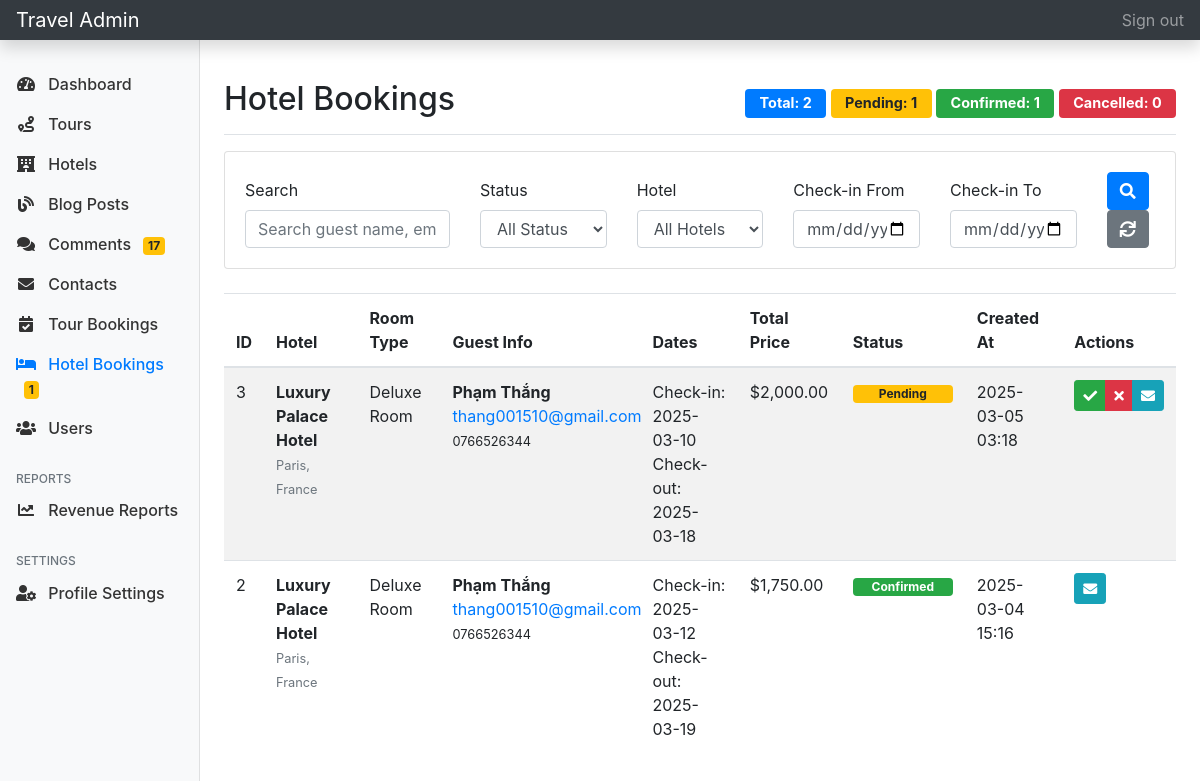
The page /admin/hotel_bookings.php (signed in) on the database its author committed.
### tables this page shows
CREATE TABLE `hotel_bookings` (
  `id` int(11) NOT NULL,
  `hotel_id` int(11) NOT NULL,
  `room_type_id` int(11) NOT NULL,
  `name` varchar(100) NOT NULL,
  `email` varchar(255) NOT NULL,
  `phone` varchar(50) NOT NULL,
  `checkin_date` date NOT NULL,
  `checkout_date` date NOT NULL,
  `guests` int(11) NOT NULL,
  `total_price` decimal(10,2) NOT NULL,
  `status` enum('pending','confirmed','cancelled') NOT NULL DEFAULT 'pending',
  `created_at` timestamp NOT NULL DEFAULT current_timestamp()
);

CREATE TABLE `hotels` (
  `id` int(11) NOT NULL,
  `name` varchar(255) NOT NULL,
  `description` text NOT NULL,
  `location` varchar(255) NOT NULL,
  `address` varchar(255) NOT NULL,
  `rating` decimal(2,1) DEFAULT 0.0,
  `amenities` text DEFAULT NULL,
  `image` varchar(255) DEFAULT NULL,
  `created_at` timestamp NOT NULL DEFAULT current_timestamp(),
  `updated_at` timestamp NOT NULL DEFAULT current_timestamp() ON UPDATE current_timestamp()
);

CREATE TABLE `room_types` (
  `id` int(11) NOT NULL,
  `hotel_id` int(11) NOT NULL,
  `name` varchar(255) NOT NULL,
  `description` text DEFAULT NULL,
  `price` decimal(10,2) NOT NULL,
  `capacity` int(11) NOT NULL DEFAULT 2,
  `available_rooms` int(11) NOT NULL DEFAULT 0,
  `amenities` text DEFAULT NULL,
  `image` varchar(255) DEFAULT NULL,
  `created_at` timestamp NOT NULL DEFAULT current_timestamp()
);

### admin/hotel_bookings.php (the view, shortened to what this page needs)
<?php
require_once 'auth.php';
$search = isset($_GET['search']) ? trim($_GET['search']) : '';
$date_from = isset($_GET['date_from']) ? trim($_GET['date_from']) : '';
$date_to = isset($_GET['date_to']) ? trim($_GET['date_to']) : '';
$query = "SELECT hb.*, rt.name as room_type, rt.price as room_price,
                 h.name as hotel_name, h.location as hotel_location
          FROM hotel_bookings hb
          JOIN room_types rt ON hb.room_type_id = rt.id
          JOIN hotels h ON hb.hotel_id = h.id
          WHERE 1=1";
$params = [];
$query .= " ORDER BY hb.created_at DESC";
$stmt = $pdo->prepare($query);
$stmt->execute($params);
$bookings = $stmt->fetchAll();
$stmt = $pdo->query("SELECT
    COUNT(*) as total,
    SUM(CASE WHEN status = 'pending' THEN 1 ELSE 0 END) as pending_count,
    SUM(CASE WHEN status = 'confirmed' THEN 1 ELSE 0 END) as confirmed_count,
    SUM(CASE WHEN status = 'cancelled' THEN 1 ELSE 0 END) as cancelled_count
FROM hotel_bookings");
$counts = $stmt->fetch();
?>
<!DOCTYPE html>
<html lang="en">
<head>
    <link href="https://stackpath.bootstrapcdn.com/bootstrap/4.5.2/css/bootstrap.min.css" rel="stylesheet">
    <link href="https://cdnjs.cloudflare.com/ajax/libs/font-awesome/5.15.1/css/all.min.css" rel="stylesheet">
</head>
<body>
    <?php include 'includes/admin_header.php'; ?>
    <div class="container-fluid">
        <div class="row">
            <?php include 'includes/admin_sidebar.php'; ?>
            <main role="main" class="col-md-9 ml-sm-auto col-lg-10 px-md-4 py-4">
                <div class="d-flex justify-content-between flex-wrap flex-md-nowrap align-items-center pt-3 pb-2 mb-3 border-bottom">
                    <h1 class="h2">Hotel Bookings</h1>
                    <div class="booking-stats">
                        <span class="badge badge-primary">Total: <?php echo $counts['total']; ?></span>
                        <span class="badge badge-warning">Pending: <?php echo $counts['pending_count']; ?></span>
                        <span class="badge badge-success">Confirmed: <?php echo $counts['confirmed_count']; ?></span>
                        <span class="badge badge-danger">Cancelled: <?php echo $counts['cancelled_count']; ?></span>
                    </div>
                </div>
                <div class="card mb-4">
                    <div class="card-body">
                        <form method="get" class="row align-items-end">
                            <div class="col-md-3">
                                <label>Search</label>
                                <input type="text" name="search" class="form-control"
                                    value="<?php echo htmlspecialchars($search); ?>"
                                    placeholder="Search guest name, email, phone or hotel...">
                            </div>
                            <div class="col-md-2">
                                <label>Status</label>
                                <select name="status" class="form-control">
                                    <option value="">All Status</option>
                                </select>
                            </div>
                            <div class="col-md-2">
                                <label>Hotel</label>
                                <select name="hotel_id" class="form-control">
                                    <option value="">All Hotels</option>
                                </select>
                            </div>
                            <div class="col-md-2">
                                <label>Check-in From</label>
                                <input type="date" name="date_from" class="form-control"
                                    value="<?php echo $date_from; ?>">
                            </div>
                            <div class="col-md-2">
                                <label>Check-in To</label>
                                <input type="date" name="date_to" class="form-control"
                                    value="<?php echo $date_to; ?>">
                            </div>
                            <div class="col-md-1">
                                <button type="submit" class="btn btn-primary">
                                    <i class="fas fa-search"></i>
                                </button>
                                <a href="hotel_bookings.php" class="btn btn-secondary">
                                    <i class="fas fa-sync"></i>
                                </a>
                            </div>
                        </form>
                    </div>
                </div>
                <div class="table-responsive">
                    <table class="table table-striped">
                        <thead>
                            <tr>
                                <th>ID</th>
                                <th>Hotel</th>
                                <th>Room Type</th>
                                <th>Guest Info</th>
                                <th>Dates</th>
                                <th>Total Price</th>
                                <th>Status</th>
                                <th>Created At</th>
                                <th>Actions</th>
                            </tr>
                        </thead>
                        <tbody>
                            <?php foreach ($bookings as $booking): ?>
                                <tr>
                                    <td><?php echo $booking['id']; ?></td>
                                    <td>
                                        <strong><?php echo htmlspecialchars($booking['hotel_name']); ?></strong><br>
                                        <small class="text-muted"><?php echo htmlspecialchars($booking['hotel_location']); ?></small>
                                    </td>
                                    <td><?php echo htmlspecialchars($booking['room_type']); ?></td>
                                    <td class="guest-info">
                                        <strong><?php echo htmlspecialchars($booking['name']); ?></strong><br>
                                        <a href="mailto:<?php echo htmlspecialchars($booking['email']); ?>">
                                            <?php echo htmlspecialchars($booking['email']); ?>
                                        </a><br>
                                        <?php if ($booking['phone']): ?>
                                            <small><?php echo htmlspecialchars($booking['phone']); ?></small>
                                        <?php endif; ?>
                                    </td>
                                    <td>
                                        Check-in: <?php echo date('Y-m-d', strtotime($booking['checkin_date'])); ?><br>
                                        Check-out: <?php echo date('Y-m-d', strtotime($booking['checkout_date'])); ?>
                                    </td>
                                    <td>$<?php echo number_format($booking['total_price'], 2); ?></td>
                                    <td>
                                        <span class="badge status-badge badge-<?php
                                                                                echo $booking['status'] === 'confirmed' ? 'success' : ($booking['status'] === 'pending' ? 'warning' : 'danger');
                                                                                ?>">
                                            <?php echo ucfirst($booking['status']); ?>
                                        </span>
                                    </td>
                                    <td><?php echo date('Y-m-d H:i', strtotime($booking['created_at'])); ?></td>
                                    <td>
                                        <div class="btn-group">
                                            <?php if ($booking['status'] === 'pending'): ?>
                                                <a href="hotel_bookings.php?action=update_status&id=<?php echo $booking['id']; ?>&status=confirmed"
                                                    class="btn btn-sm btn-success" title="Confirm Booking">
                                                    <i class="fas fa-check"></i>
                                                </a>
                                                <a href="hotel_bookings.php?action=update_status&id=<?php echo $booking['id']; ?>&status=cancelled"
                                                    class="btn btn-sm btn-danger" title="Cancel Booking"
                                                    onclick="return confirm('Are you sure you want to cancel this booking?');">
                                                    <i class="fas fa-times"></i>
                                                </a>
                                            <?php endif; ?>
                                            <a href="mailto:<?php echo htmlspecialchars($booking['email']); ?>"
                                                class="btn btn-sm btn-info" title="Contact Guest">
                                                <i class="fas fa-envelope"></i>
                                            </a>
                                        </div>
                                    </td>
                                </tr>
                            <?php endforeach; ?>
                        </tbody>
                    </table>
                </div>
            </main>
        </div>
    </div>
</body>
</html>

### admin/hotel_bookings.php (style rules this page uses)
.booking-stats .badge { font-size: 0.9rem; padding: 0.5em 1em; }
.status-badge { width: 100px; text-align: center; }
.guest-info { max-width: 200px; }

### admin/includes/admin_sidebar.php (style rules this page uses)
.badge { font-size: 0.75rem; }

### rows shown on the page
hotel_bookings: id "3", hotel.name "Luxury Palace Hotel", hotel.location "Paris, France", room_type.name "Deluxe Room", name "Phạm Thắng", email "thang001510@gmail.com", phone "0766526344", checkin_date "2025-03-10", checkout_date "2025-03-18", total_price "2,000.00", status "Pending", created_at "2025-03-05 03:18"
hotel_bookings: id "2", hotel.name "Luxury Palace Hotel", hotel.location "Paris, France", room_type.name "Deluxe Room", name "Phạm Thắng", email "thang001510@gmail.com", phone "0766526344", checkin_date "2025-03-12", checkout_date "2025-03-19", total_price "1,750.00", status "Confirmed", created_at "2025-03-04 15:16"

### other values the page prints
$pending_count "17"
$pending_hotel_bookings "1"
$counts['total'] "2"
$counts['pending_count'] "1"
$counts['confirmed_count'] "1"
$counts['cancelled_count'] "0"
